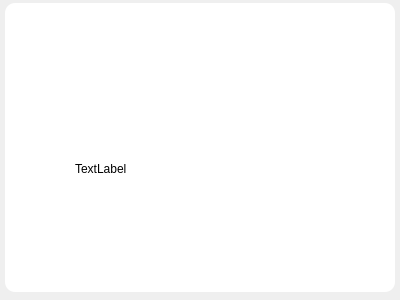
<?xml version="1.0" encoding="UTF-8"?>
<ui version="4.0">
 <class>ZShadowWidget</class>
 <widget class="QWidget" name="ZShadowWidget">
  <property name="geometry">
   <rect>
    <x>0</x>
    <y>0</y>
    <width>400</width>
    <height>300</height>
   </rect>
  </property>
  <property name="windowTitle">
   <string>Form</string>
  </property>
  <layout class="QVBoxLayout" name="verticalLayout">
   <property name="spacing">
    <number>0</number>
   </property>
   <property name="leftMargin">
    <number>5</number>
   </property>
   <property name="topMargin">
    <number>3</number>
   </property>
   <property name="rightMargin">
    <number>5</number>
   </property>
   <property name="bottomMargin">
    <number>8</number>
   </property>
   <item>
    <widget class="QWidget" name="widget_bg" native="true">
     <property name="styleSheet">
      <string notr="true">#widget_bg{
	background: #ffffff;
border: 0px solid #d3d6da;
border-radius: 10px;
}</string>
     </property>
     <widget class="QLabel" name="label">
      <property name="geometry">
       <rect>
        <x>70</x>
        <y>140</y>
        <width>151</width>
        <height>51</height>
       </rect>
      </property>
      <property name="text">
       <string>TextLabel</string>
      </property>
     </widget>
    </widget>
   </item>
  </layout>
 </widget>
 <resources/>
 <connections/>
</ui>
